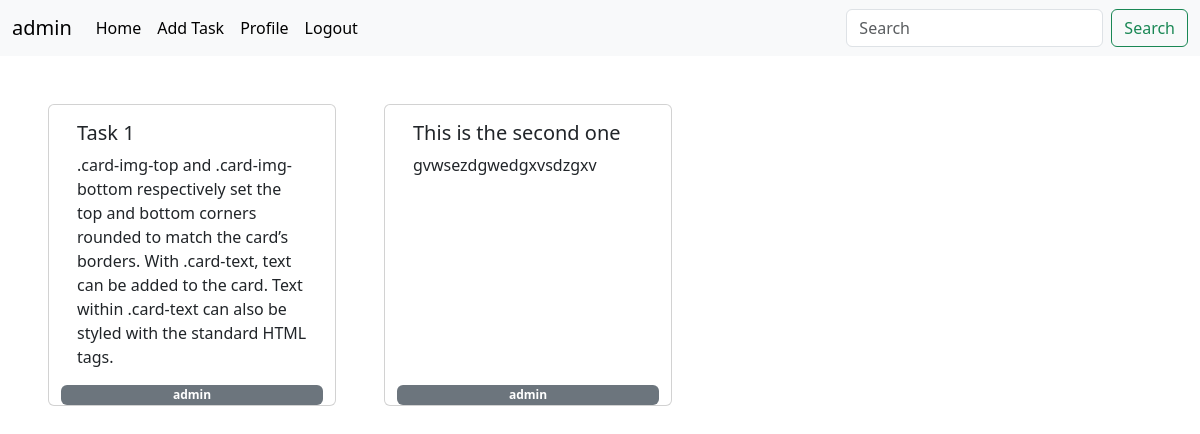
Before: / (signed in) with the older database file.
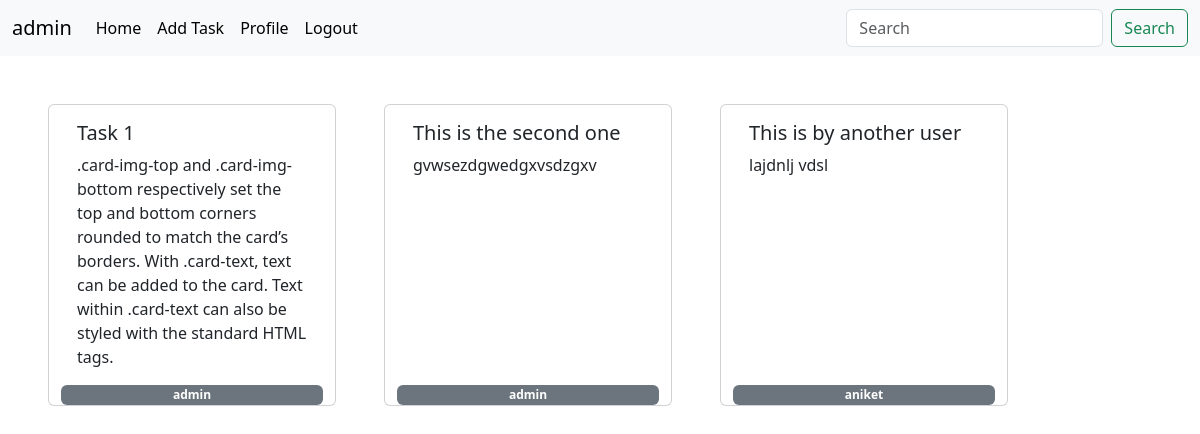
After: the same page with the newer database file.
### core/models.py (models this page shows, shortened)
class Tasks(models.Model):
    title = models.CharField(max_length=100)
    desc = models.TextField(null=True, blank=True)
    user = models.ForeignKey(User, on_delete=models.CASCADE)

### core/views.py (the view)
# urls.py: path('', home, name='home'),
@login_required
def home(request):
    user = request.user
    task = Tasks.objects.all()
    query = request.GET.get('q', '')  # Get the search query from GET parameters
    if query:
        tasks = Tasks.objects.filter(user=user, title__icontains=query)
    else:
        tasks = Tasks.objects.filter(user=user)
    return render(request, 'home.html',{'task':task, 'user':user, 'query': query})

### core/templates/home.html (shortened to what this page needs)
{% extends "base.html" %}
{% block body %}
<div class="row m-4">
{% for i in task %}
<div class="card m-4" style="width: 18rem;">
    <div class="card-body">
      <h5 class="card-title">{{i.title}}</h5>
      <p class="card-text">{{i.desc}}</p>
    </div>
    <span class="badge badge-secondary float-right">{{i.user.username}}</span>
  </div>
  {% endfor %}
</div>
{% endblock body %}

### core/templates/base.html (shortened to what this page needs)
<!DOCTYPE html>
<html lang="en">
<head>
    <link href="https://stackpath.bootstrapcdn.com/bootstrap/4.5.2/css/bootstrap.min.css" rel="stylesheet"/>
    <link href="https://stackpath.bootstrapcdn.com/bootstrap/4.5.2/css/bootstrap.min.css" rel="stylesheet"/>
    <link href="https://cdn.jsdelivr.net/npm/bootstrap@5.3.3/dist/css/bootstrap.min.css" rel="stylesheet">
</head>
<body>
    <nav class="navbar navbar-expand-lg bg-body-tertiary">
        <div class="container-fluid">
          {% if user.is_authenticated %}
          <a class="navbar-brand" href="#">{{user.username}}</a>
          <div class="collapse navbar-collapse" id="navbarSupportedContent">
            <ul class="navbar-nav me-auto mb-2 mb-lg-0">
              <li class="nav-item">
                <a class="nav-link active" aria-current="page" href="/">Home</a>
              </li>
              <li class="nav-item">
                <a class="nav-link active" aria-current="page" href="{% url "add_task" %}">Add Task</a>
              </li>
              <li class="nav-item">
                <a class="nav-link active" aria-current="page" href="{% url "profile" %}">Profile</a>
              </li>
              <li class="nav-item">
                <a class="nav-link active" aria-current="page" href="{% url "logout" %}">Logout</a>
              </li>
            </ul>
            <form class="d-flex" role="search" method="GET" action="{% url 'home' %}">
              <input class="form-control me-2" type="search" name="q" placeholder="Search" aria-label="Search" value="{{ query|default:'' }}">
              <button class="btn btn-outline-success" type="submit">Search</button>
          </form>
          </div>
        </div>
      </nav>
      {% block body %}{% endblock body %}
      {% endif %}
</body>
</html>

Changed rows visible on the page:
added Tasks: title "This is by another user", desc "lajdnlj vdsl", user.username "aniket"
